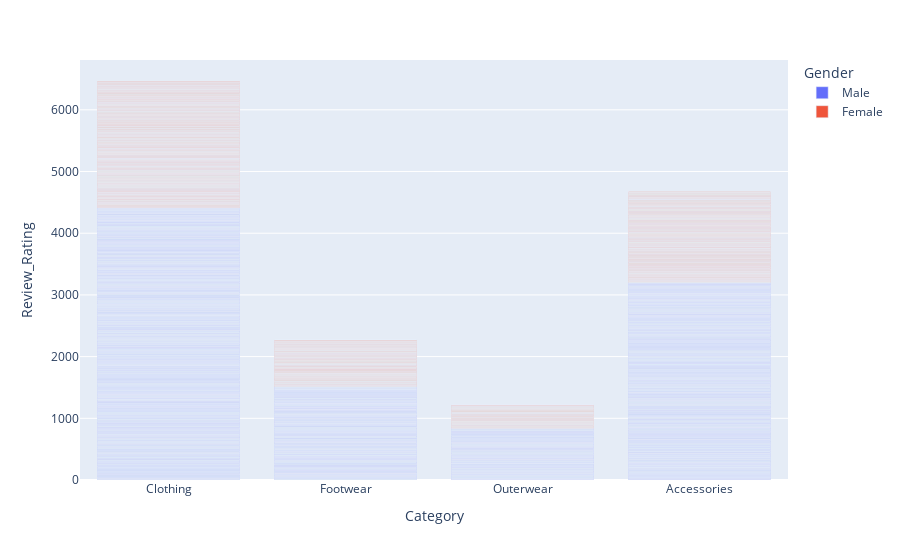

Notebook code for this chart:
### Markdown cell above
distribution of categories among countries

### Code cell
fig=px.bar(df,y='Review_Rating',x='Category',color='Gender')
fig.show()

### Figure 1 — Plotly figure (JSON) as saved in the notebook; plotly's stock layout.template omitted (floating-point values rounded to 4 significant figures; data arrays with more than 128 entries replaced by an {"elided": "..."} marker saying what was removed)
{"data": [{"hovertemplate": "Gender=Male<br>Category=%{x}<br>Review_Rating=%{y}<extra></extra>", "legendgroup": "Male", "marker": {"color": "#636efa", "pattern": {"shape": ""}}, "name": "Male", "orientation": "v", "showlegend": true, "textposition": "auto", "x": {"elided": "2652 str values"}, "xaxis": "x", "y": {"elided": "2652 float values"}, "yaxis": "y", "type": "bar"}, {"hovertemplate": "Gender=Female<br>Category=%{x}<br>Review_Rating=%{y}<extra></extra>", "legendgroup": "Female", "marker": {"color": "#EF553B", "pattern": {"shape": ""}}, "name": "Female", "orientation": "v", "showlegend": true, "textposition": "auto", "x": {"elided": "1248 str values"}, "xaxis": "x", "y": {"elided": "1248 float values"}, "yaxis": "y", "type": "bar"}], "layout": {"xaxis": {"anchor": "y", "domain": [0.0, 1.0], "title": {"text": "Category"}}, "yaxis": {"anchor": "x", "domain": [0.0, 1.0], "title": {"text": "Review_Rating"}}, "legend": {"title": {"text": "Gender"}, "tracegroupgap": 0}, "margin": {"t": 60}, "barmode": "relative"}}
